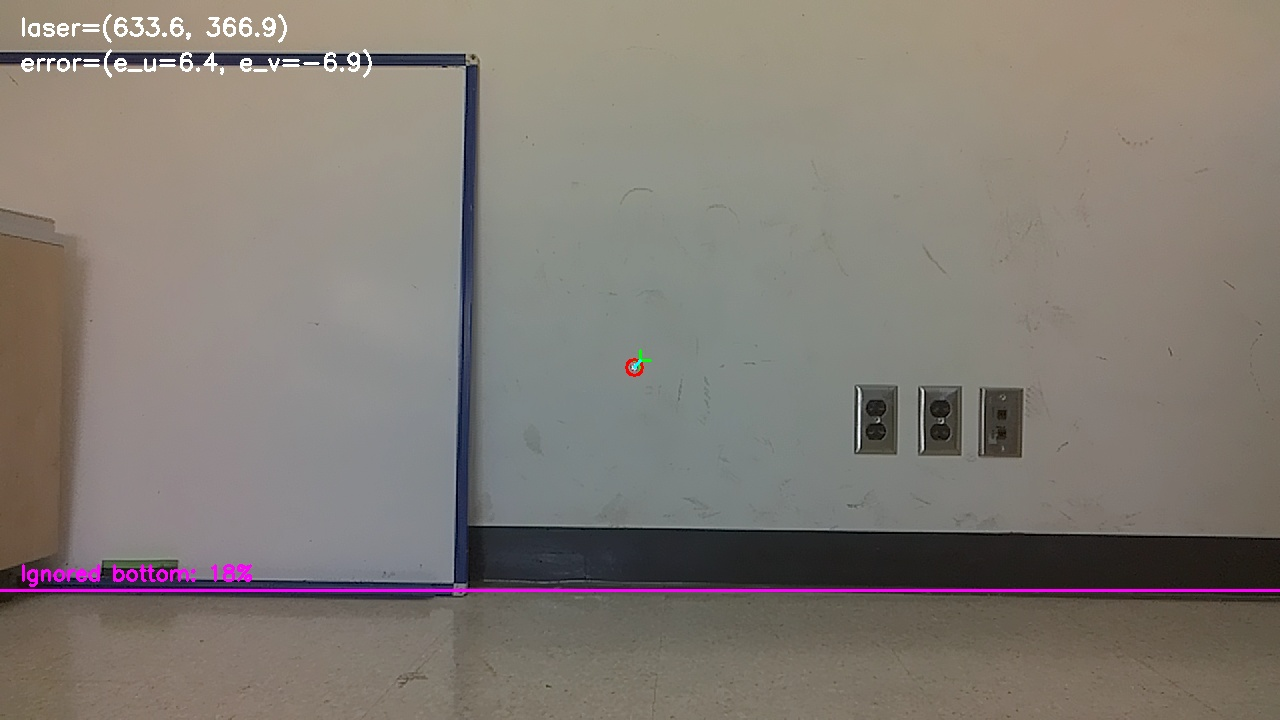
#> input picture 8 pan 5 tilt.jpg, 1280 x 720 px
$ python spray_footprint_segment.py --image '8 pan 5 tilt.jpg'
#> lines starting #> are read from the running program, lines starting #| are printed output that depends on the picture; after the words box and inside, x2 and y2 are one past the last pixel; in counts of white or black regions, pixels touching at a corner belong together
#> in main, image is the input picture: shape (720, 1280, 3); mean B, G, R 116.1, 123, 130
import cv2
import numpy as np
import argparse
import math
import json
from pathlib import Path


# =========================================================
# DEFAULT VALUES FROM YOUR SCREENSHOT + FIXES
# =========================================================

DEFAULTS = {
    "l_h": 7,
    "l_s": 73,
    "l_v": 0,

    "u_h": 14,
    "u_s": 91,
    "u_v": 122,

    "blur": 7,
    "open_iter": 1,
    "close_iter": 2,
    "erode_iter": 0,
    "dilate_iter": 1,

    # fixed: your screenshot had MinArea=2000, which rejected the blob
    "min_area": 50,
    "max_area": 120000,

    "crop_top_pct": 0,
    "crop_bottom_pct": 18,
    "crop_left_pct": 22,
    "crop_right_pct": 28,
}


def nothing(_):
    pass


def create_controls():
    cv2.namedWindow("Controls", cv2.WINDOW_NORMAL)
    cv2.resizeWindow("Controls", 500, 800)

    cv2.createTrackbar("L_H", "Controls", DEFAULTS["l_h"], 179, nothing)
    cv2.createTrackbar("L_S", "Controls", DEFAULTS["l_s"], 255, nothing)
    cv2.createTrackbar("L_V", "Controls", DEFAULTS["l_v"], 255, nothing)

    cv2.createTrackbar("U_H", "Controls", DEFAULTS["u_h"], 179, nothing)
    cv2.createTrackbar("U_S", "Controls", DEFAULTS["u_s"], 255, nothing)
    cv2.createTrackbar("U_V", "Controls", DEFAULTS["u_v"], 255, nothing)

    cv2.createTrackbar("Blur", "Controls", DEFAULTS["blur"], 31, nothing)
    cv2.createTrackbar("OpenIter", "Controls", DEFAULTS["open_iter"], 10, nothing)
    cv2.createTrackbar("CloseIter", "Controls", DEFAULTS["close_iter"], 10, nothing)
    cv2.createTrackbar("ErodeIter", "Controls", DEFAULTS["erode_iter"], 10, nothing)
    cv2.createTrackbar("DilateIter", "Controls", DEFAULTS["dilate_iter"], 10, nothing)

    cv2.createTrackbar("MinArea", "Controls", DEFAULTS["min_area"], 100000, nothing)
    cv2.createTrackbar("MaxArea", "Controls", DEFAULTS["max_area"], 300000, nothing)

    cv2.createTrackbar("CropTopPct", "Controls", DEFAULTS["crop_top_pct"], 60, nothing)
    cv2.createTrackbar("CropBottomPct", "Controls", DEFAULTS["crop_bottom_pct"], 60, nothing)
    cv2.createTrackbar("CropLeftPct", "Controls", DEFAULTS["crop_left_pct"], 70, nothing)
    cv2.createTrackbar("CropRightPct", "Controls", DEFAULTS["crop_right_pct"], 70, nothing)


def get_values():
    vals = {
        "l_h": cv2.getTrackbarPos("L_H", "Controls"),
        "l_s": cv2.getTrackbarPos("L_S", "Controls"),
        "l_v": cv2.getTrackbarPos("L_V", "Controls"),

        "u_h": cv2.getTrackbarPos("U_H", "Controls"),
        "u_s": cv2.getTrackbarPos("U_S", "Controls"),
        "u_v": cv2.getTrackbarPos("U_V", "Controls"),

        "blur": cv2.getTrackbarPos("Blur", "Controls"),
        "open_iter": cv2.getTrackbarPos("OpenIter", "Controls"),
        "close_iter": cv2.getTrackbarPos("CloseIter", "Controls"),
        "erode_iter": cv2.getTrackbarPos("ErodeIter", "Controls"),
        "dilate_iter": cv2.getTrackbarPos("DilateIter", "Controls"),

        "min_area": cv2.getTrackbarPos("MinArea", "Controls"),
        "max_area": cv2.getTrackbarPos("MaxArea", "Controls"),

        "crop_top_pct": cv2.getTrackbarPos("CropTopPct", "Controls"),
        "crop_bottom_pct": cv2.getTrackbarPos("CropBottomPct", "Controls"),
        "crop_left_pct": cv2.getTrackbarPos("CropLeftPct", "Controls"),
        "crop_right_pct": cv2.getTrackbarPos("CropRightPct", "Controls"),
    }

    if vals["blur"] < 1:
        vals["blur"] = 1

    if vals["blur"] % 2 == 0:
        vals["blur"] += 1

    if vals["max_area"] <= vals["min_area"]:
        vals["max_area"] = vals["min_area"] + 1

    return vals


def detect_spray_footprint(image_bgr, vals):
    h, w = image_bgr.shape[:2]

    # =====================================================
    # ROI crop
    # =====================================================

    x0 = int(w * vals["crop_left_pct"] / 100.0)
    x1 = int(w * (1.0 - vals["crop_right_pct"] / 100.0))
    y0 = int(h * vals["crop_top_pct"] / 100.0)
    y1 = int(h * (1.0 - vals["crop_bottom_pct"] / 100.0))

    x0 = max(0, min(x0, w - 1))
    x1 = max(x0 + 1, min(x1, w))
    y0 = max(0, min(y0, h - 1))
    y1 = max(y0 + 1, min(y1, h))

    roi_mask = np.zeros((h, w), dtype=np.uint8)
    roi_mask[y0:y1, x0:x1] = 255

    # =====================================================
    # HSV threshold
    # =====================================================

    blurred = cv2.GaussianBlur(image_bgr, (vals["blur"], vals["blur"]), 0)
    hsv = cv2.cvtColor(blurred, cv2.COLOR_BGR2HSV)
#> hsv: shape (720, 1280, 3); mean H, S, V 39.7, 37.1, 131.8

    lower = np.array([vals["l_h"], vals["l_s"], vals["l_v"]], dtype=np.uint8)
    upper = np.array([vals["u_h"], vals["u_s"], vals["u_v"]], dtype=np.uint8)

    mask = cv2.inRange(hsv, lower, upper)
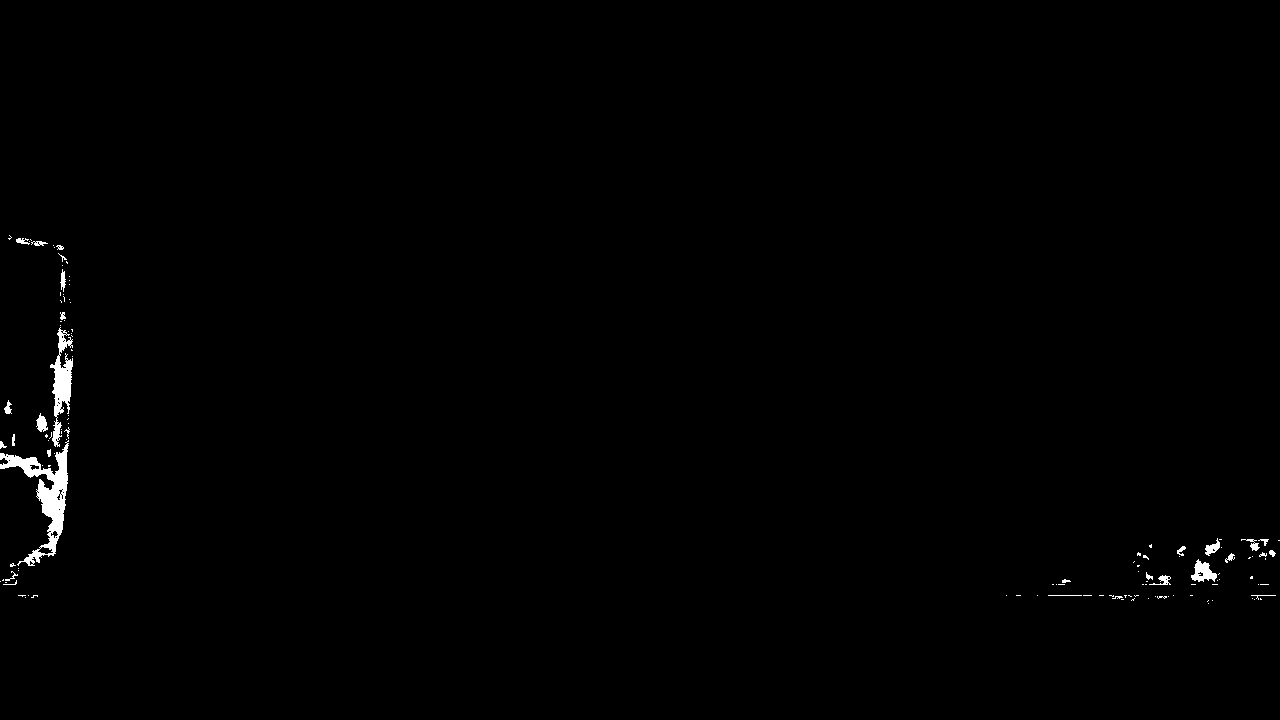
#> mask: shape (720, 1280); 0.59% white; 127 white regions (100 under 20 px), largest, box (x1, y1, x2, y2) and area: (0, 440, 69, 566) 2382, (50, 327, 73, 447) 1193, (1191, 559, 1217, 582) 329
    mask = cv2.bitwise_and(mask, roi_mask)
#> mask: shape (720, 1280); every value is 0

    # =====================================================
    # Morphology
    # =====================================================

    kernel = np.ones((3, 3), np.uint8)

    if vals["open_iter"] > 0:
        mask = cv2.morphologyEx(
            mask,
            cv2.MORPH_OPEN,
            kernel,
            iterations=vals["open_iter"],
        )

    if vals["close_iter"] > 0:
        mask = cv2.morphologyEx(
            mask,
            cv2.MORPH_CLOSE,
            kernel,
            iterations=vals["close_iter"],
        )

    if vals["erode_iter"] > 0:
        mask = cv2.erode(mask, kernel, iterations=vals["erode_iter"])

    if vals["dilate_iter"] > 0:
        mask = cv2.dilate(mask, kernel, iterations=vals["dilate_iter"])

    # =====================================================
    # Connected component selection
    # =====================================================

    num_labels, labels, stats, centroids = cv2.connectedComponentsWithStats(mask)
#> labels: shape (720, 1280) int32; every value is 0
#> num_labels = 1; stats = [[0, 0, 1280, 720, 921600]]; centroids = [[639.5, 359.5]]

    overlay = image_bgr.copy()

    cv2.rectangle(
        overlay,
        (x0, y0),
        (x1 - 1, y1 - 1),
        (255, 0, 255),
        2,
    )

    cv2.putText(
        overlay,
        "ROI",
        (x0 + 5, max(30, y0 + 30)),
        cv2.FONT_HERSHEY_SIMPLEX,
        0.8,
        (255, 0, 255),
        2,
    )
#> overlay: shape (720, 1280, 3); mean B, G, R 117, 122.2, 130.7

    best_idx = -1
    best_area = 0
    largest_raw_area = 0

    for idx in range(1, num_labels):
        area = int(stats[idx, cv2.CC_STAT_AREA])
        largest_raw_area = max(largest_raw_area, area)

        if area < vals["min_area"]:
            continue

        if area > vals["max_area"]:
            continue

        if area > best_area:
            best_area = area
            best_idx = idx
#> after the loop, best_area = 0; best_idx = -1

    selected_mask = np.zeros_like(mask)
    result = None

    if best_idx != -1:
        selected_mask[labels == best_idx] = 255

        area_px = int(np.count_nonzero(selected_mask))
        eq_diameter_px = math.sqrt((4.0 * area_px) / math.pi)

        x = int(stats[best_idx, cv2.CC_STAT_LEFT])
        y = int(stats[best_idx, cv2.CC_STAT_TOP])
        bw = int(stats[best_idx, cv2.CC_STAT_WIDTH])
        bh = int(stats[best_idx, cv2.CC_STAT_HEIGHT])

        u, v = centroids[best_idx]
        u = float(u)
        v = float(v)

        contours, _ = cv2.findContours(
            selected_mask,
            cv2.RETR_EXTERNAL,
            cv2.CHAIN_APPROX_SIMPLE,
        )

        if contours:
            cnt = max(contours, key=cv2.contourArea)
            cv2.drawContours(overlay, [cnt], -1, (0, 255, 0), 2)

        cv2.rectangle(
            overlay,
            (x, y),
            (x + bw, y + bh),
            (255, 255, 0),
            2,
        )

        cv2.circle(
            overlay,
            (int(round(u)), int(round(v))),
            6,
            (0, 0, 255),
            -1,
        )

        # draw equivalent diameter circle
        radius = eq_diameter_px / 2.0
        cv2.circle(
            overlay,
            (int(round(u)), int(round(v))),
            int(round(radius)),
            (0, 165, 255),
            2,
        )

        cv2.putText(
            overlay,
            f"Area = {area_px} px",
            (20, 35),
            cv2.FONT_HERSHEY_SIMPLEX,
            0.8,
            (255, 255, 255),
            2,
        )

        cv2.putText(
            overlay,
            f"d_eq = {eq_diameter_px:.1f} px",
            (20, 75),
            cv2.FONT_HERSHEY_SIMPLEX,
            0.8,
            (255, 255, 255),
            2,
        )

        cv2.putText(
            overlay,
            f"center = ({u:.1f}, {v:.1f})",
            (20, 115),
            cv2.FONT_HERSHEY_SIMPLEX,
            0.8,
            (255, 255, 255),
            2,
        )

        result = {
            "area_px": area_px,
            "equivalent_diameter_px": eq_diameter_px,
            "radius_px": radius,
            "centroid_u": u,
            "centroid_v": v,
            "bbox": {
                "x": x,
                "y": y,
                "w": bw,
                "h": bh,
            },
            "roi": {
                "x0": x0,
                "y0": y0,
                "x1": x1,
                "y1": y1,
            },
            "settings": vals,
        }

    else:
        cv2.putText(
            overlay,
            f"Spray footprint not detected | largest area={largest_raw_area}px",
            (20, 35),
            cv2.FONT_HERSHEY_SIMPLEX,
            0.7,
            (0, 0, 255),
            2,
        )
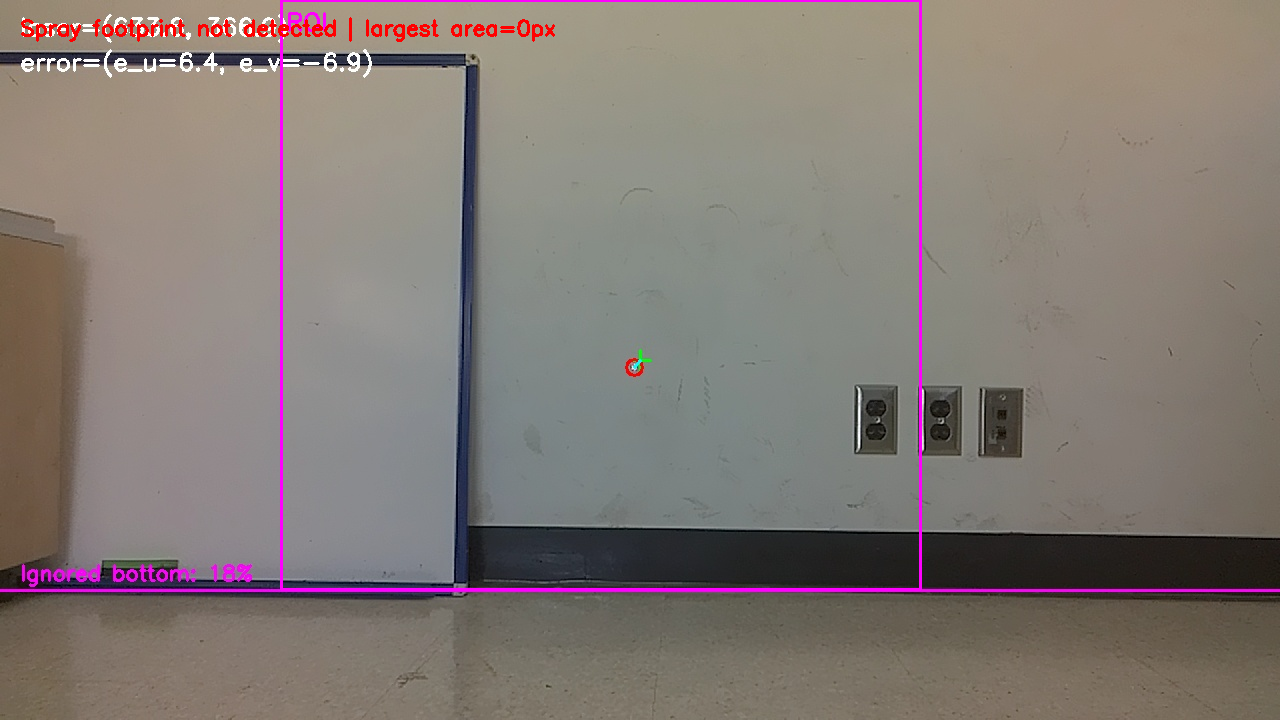
#> overlay: shape (720, 1280, 3); mean B, G, R 116.4, 121.6, 131

    return mask, selected_mask, overlay, result


# [41 lines left out: functions save_outputs, print_result, not called in this run]


def main():
    parser = argparse.ArgumentParser()
    parser.add_argument("--image", required=True, help="Path to input spray image")
    args = parser.parse_args()

    image_path = Path(args.image)
    image = cv2.imread(str(image_path))

    if image is None:
        print(f"Failed to read image: {image_path}")
        return

    create_controls()

    last_result = None

    print("\nControls:")
    print("  p = print current spray diameter")
    print("  s = save mask, overlay, and JSON result")
    print("  q = quit\n")

    while True:
        vals = get_values()

        mask, selected_mask, overlay, result = detect_spray_footprint(image, vals)
        last_result = result

        cv2.imshow("Original", image)
        cv2.imshow("Threshold Mask", mask)
        cv2.imshow("Selected Footprint", selected_mask)
        cv2.imshow("Overlay", overlay)

        key = cv2.waitKey(30) & 0xFF
#> (key q is pressed here)

        if key == ord("q"):
            break

        if key == ord("p"):
            print_result(last_result)

        if key == ord("s"):
            save_outputs(mask, selected_mask, overlay, last_result)

    cv2.destroyAllWindows()


if __name__ == "__main__":
    main()

$ run again, on seg.jpg
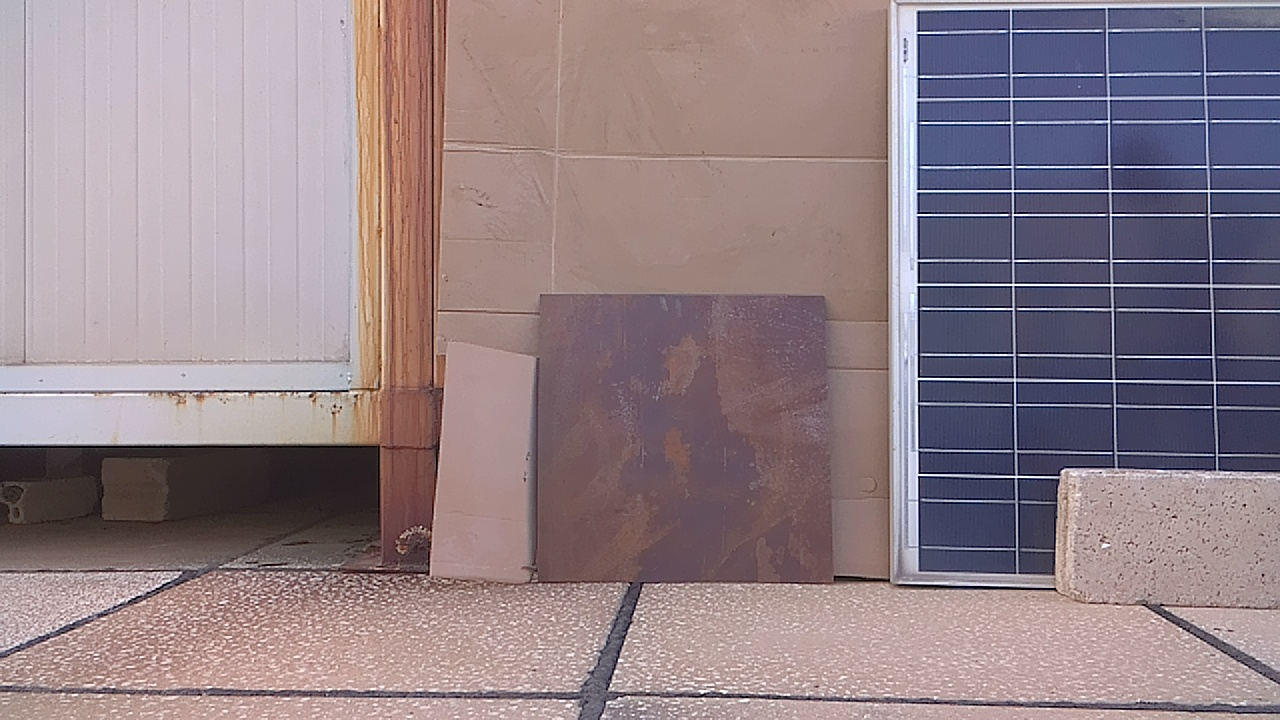
#> input picture seg.jpg, 1280 x 720 px
#> in main, image is the input picture: shape (720, 1280, 3); mean B, G, R 134.9, 128.8, 145.3
#> hsv: shape (720, 1280, 3); mean H, S, V 77.5, 50.3, 152.9
#> in detect_spray_footprint, `mask = cv2.bitwise_and(mask, roi_mask)`:
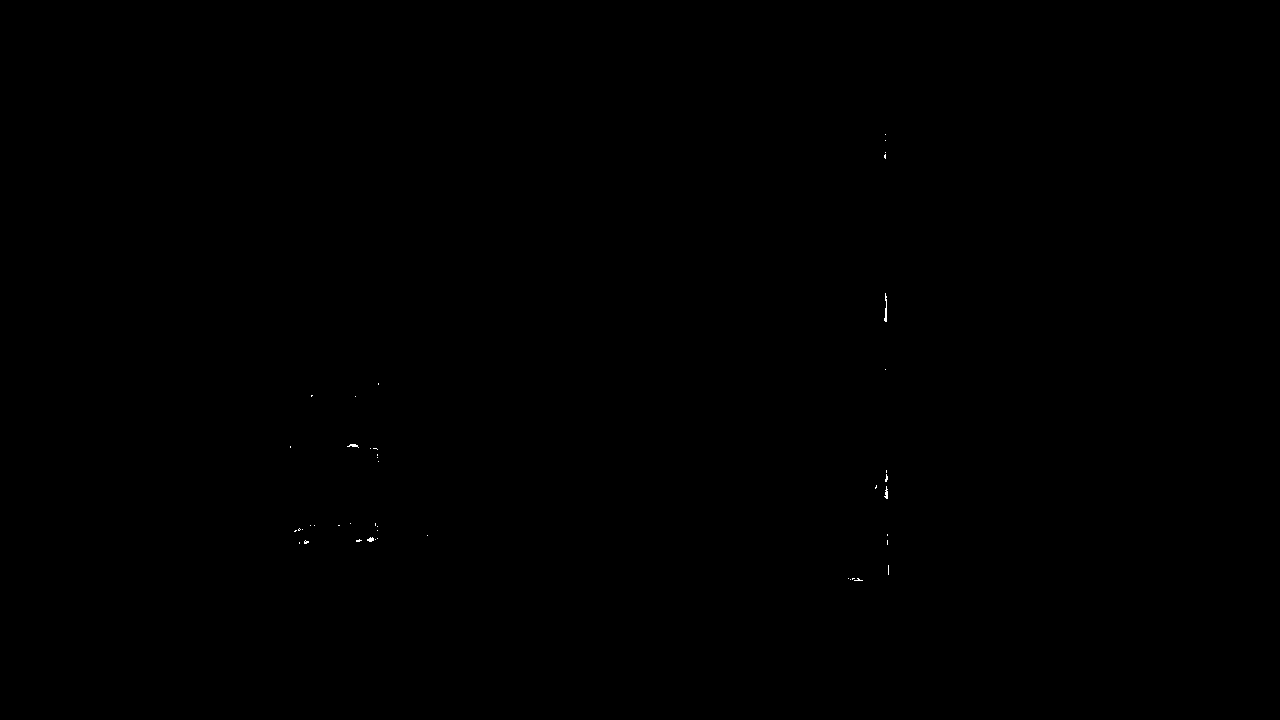
#> mask: shape (720, 1280); 0.03% white in thin lines or dots, all inside (x1, y1, x2, y2) = (290, 134, 889, 581)
#> labels: shape (720, 1280) int32; 5 distinct labels, from 0 to 4
#> num_labels = 5; stats = [[0, 0, 1280, 720, 921480], [883, 317, 5, 5, 25], [351, 443, 6, 5, 30], [884, 491, 5, 5, 25], [368, 537, 7, 6, 40]]; centroids = [[639.5, 359.5], [885, 319], [353.5, 445], [886, 493], [370.9, 539.4]]
#> the loop in detect_spray_footprint, `for idx in range(1, num_labels):` made 4 passes
#> (area, largest_raw_area) on passes 1 to 4: (25, 25), (30, 30), (25, 30), (40, 40)
#> after the loop in detect_spray_footprint, `for idx in range(1, num_labels):`: best_area = 0; best_idx = -1
#> in detect_spray_footprint, `cv2.putText( overlay, f"Spray footprint not detected | largest area={l..`:
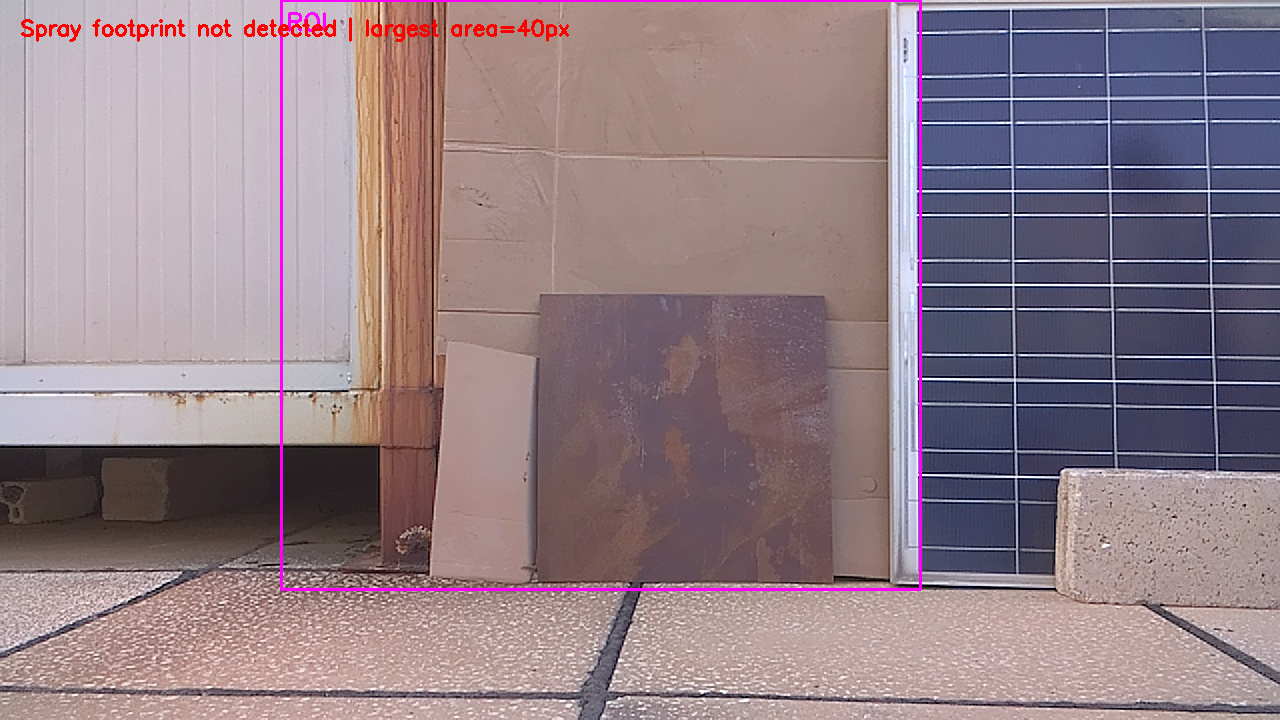
#> overlay: shape (720, 1280, 3); mean B, G, R 135.2, 127.2, 146.5
#> selected_mask: shape (720, 1280); every value is 0
